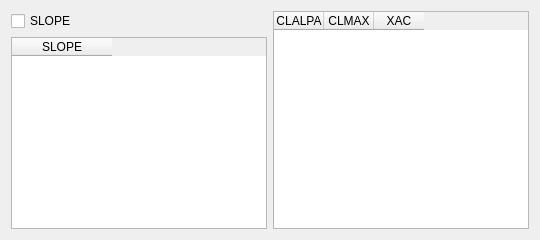
     <widget class="QWidget" name="tab">
      <attribute name="title">
       <string>SLOPE CLALPA XAC</string>
      </attribute>
      <layout class="QHBoxLayout" name="horizontalLayout_26">
       <item>
        <layout class="QVBoxLayout" name="verticalLayout">
         <item>
          <widget class="QCheckBox" name="checkBox_SLOPE">
           <property name="toolTip">
            <string>airfoil surface slope at 0 ，20,40,60,80,100% chord ，DEG.Positive when the
 tangent intersects the chord plane forward of the reference chord point</string>
           </property>
           <property name="text">
            <string>SLOPE</string>
           </property>
          </widget>
         </item>
         <item>
          <widget class="QTableWidget" name="tableWidget_SLOPE">
           <property name="sizePolicy">
            <sizepolicy hsizetype="Preferred" vsizetype="Expanding">
             <horstretch>0</horstretch>
             <verstretch>0</verstretch>
            </sizepolicy>
           </property>
           <column>
            <property name="text">
             <string>SLOPE</string>
            </property>
           </column>
          </widget>
         </item>
        </layout>
       </item>
       <item>
        <widget class="QTableWidget" name="tableWidget_Lift">
         <property name="toolTip">
          <string>输入值必须和飞行条件中的VIF匹配</string>
         </property>
         <attribute name="horizontalHeaderDefaultSectionSize">
          <number>50</number>
         </attribute>
         <column>
          <property name="text">
           <string>CLALPA</string>
          </property>
         </column>
         <column>
          <property name="text">
           <string>CLMAX</string>
          </property>
         </column>
         <column>
          <property name="text">
           <string>XAC</string>
          </property>
         </column>
        </widget>
       </item>
      </layout>
     </widget>
